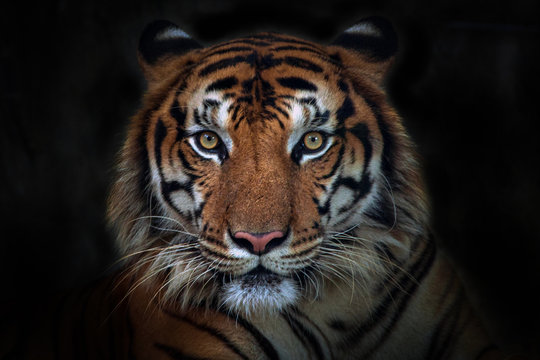
#> input picture task2/assets/tiger.jpg, 540 x 360 px, found by its file name
$ jupyter execute week2_task1.ipynb
#> lines starting #> are read from the running program, lines starting #| are printed output that depends on the picture
#> further down, image is the input picture: shape (360, 540, 3); mean B, G, R 28.2, 31.6, 37.1
[cell 1]
import cv2
import numpy as np
import matplotlib.pyplot as plt

# Sharpening using smooth filters

> We've seen that smooth filters are used to blur and remove info from the image.
<br>
In this part your task is to do the opposite ! Use them to actually make the image sharper

- hint: $$g_{\text{sharp}} = f + \gamma \left( f - h_{\text{blur}} * f \right)$$

[cell 2]
def sharpen_image(image, kernel_size=(7, 7), gamma=2):

  # TODO: Apply a smoothing filter (e.g., Gaussian blur)
#> called with kernel_size = (7, 7), gamma = 2
  gaussian_blur = cv2.GaussianBlur(image, kernel_size, 0)
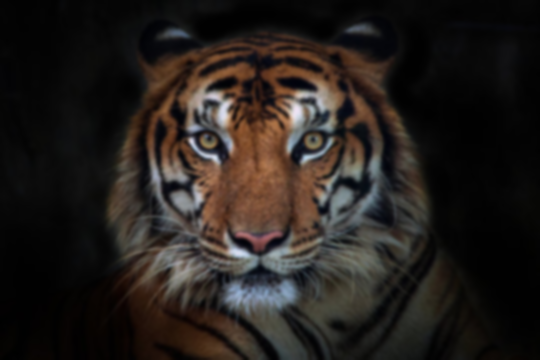
#> gaussian_blur: shape (360, 540, 3); mean R, G, B 37.1, 31.6, 28.2
  #Trying other filters
  #box_blur = cv2.filter2D(image, -1, np.ones(kernel_size, np.float32)/49)
  #median_blur = cv2.medianBlur(image, 7)
  #bilateral_blur = cv2.bilateralFilter(image, 7, 75, 75)

  # TODO: Calculate the difference between the original and blurred image
  difference_img = cv2.subtract(image, gaussian_blur)
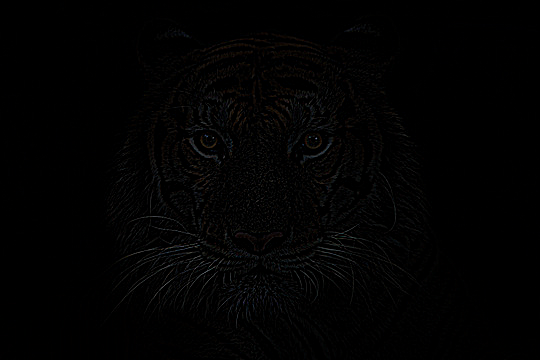
#> difference_img: shape (360, 540, 3); mean R, G, B 2.1, 2, 2
  #Trying other filters
  #difference_img = cv2.subtract(image, box_blur)
  #difference_img = cv2.subtract(image, median_blur)
  #difference_img = cv2.subtract(image, bilateral_blur)


  # TODO: Apply the gamma factor
  gamma = float(gamma) # Convert gamma to float to ensure precise calculations and avoid type mismatch errors during cv2.multiply
  sharpened_detail = cv2.multiply(difference_img.astype(np.float32), gamma)

  # TODO:
  # Add the sharpened detail back to the original image
  sharpened_img = cv2.add(image.astype(np.float32), sharpened_detail)
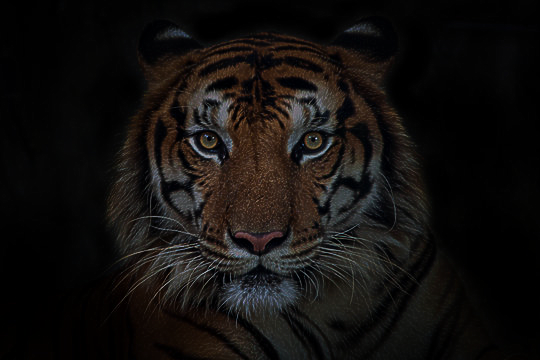
#> sharpened_img: shape (360, 540, 3) float32; mean R, G, B 41.3, 35.6, 32.2; drawn with min black and max white
  # Convert sharpened_detail to the same data type as the original image
  sharpened_img = np.clip(sharpened_img, 0, 255).astype(image.dtype)
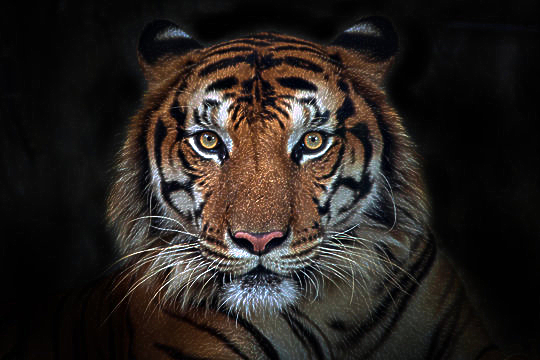
#> sharpened_img: shape (360, 540, 3); mean R, G, B 41.3, 35.6, 32
  # return the sharp image and the blur one
  return sharpened_img, gaussian_blur

#Load the image
image = cv2.imread('tiger.jpg')

# Convert the image from BGR (default in OpenCV) to RGB (default in matplotlib)
image = cv2.cvtColor(image, cv2.COLOR_BGR2RGB)
# Check if the image was successfully loaded
if image is not None:
  sharpened_img, blur = sharpen_image(image)
  """cv2_imshow(image)
  cv2_imshow(sharpened_img)
  cv2_imshow(blur)
  cv2.waitKey(0)
  cv2.destroyAllWindows()"""
  # Create a figure to display images with matplotlib
  plt.figure(figsize=(15, 6))

  plt.subplot(1, 3, 1)
  plt.imshow(image)
  plt.title('Original')
  plt.axis('off')

  plt.subplot(1, 3, 2)
  plt.imshow(sharpened_img)
  plt.title('Sharpened')
  plt.axis('off')

  plt.subplot(1, 3, 3)
  plt.imshow(blur)
  plt.title('Blur')
  plt.axis('off')

  plt.tight_layout()
  plt.show()
else:
  # Handle the case where the image was not loaded properly
  print("Error: Could not load image.")

$ run again, with task2/assets/bird.jpg copied over task2/assets/tiger.jpg
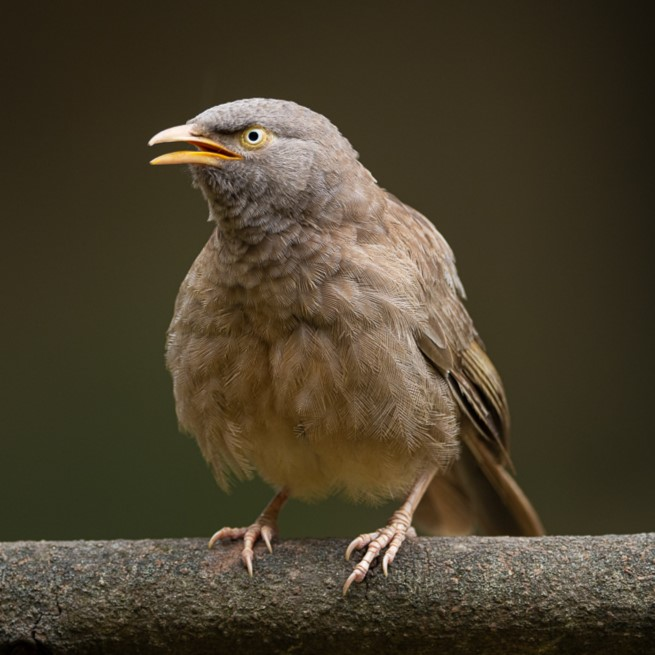
#> input picture task2/assets/bird.jpg, 655 x 655 px, found by its file name
#> image is the input picture: shape (655, 655, 3); mean B, G, R 44.7, 64, 73.6
#> in sharpen_image, `sharpened_img = cv2.add(image.astype(np.float32), sharpened_detail)`:
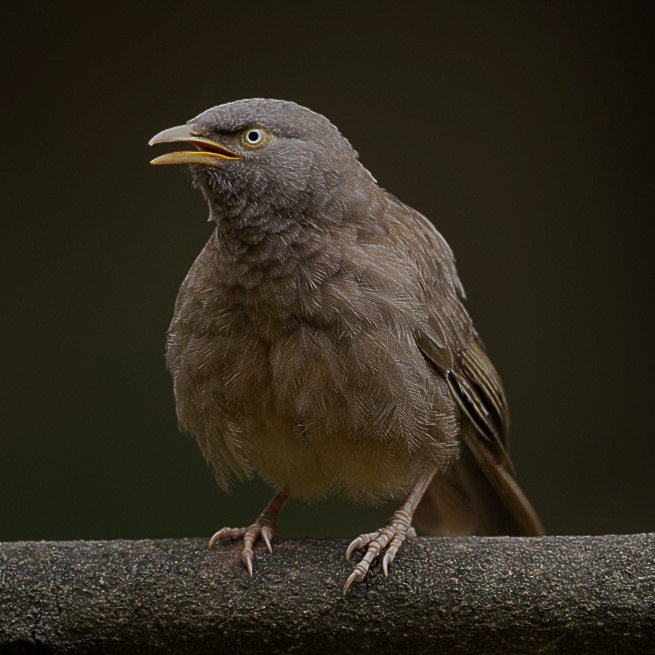
#> sharpened_img: shape (655, 655, 3) float32; mean R, G, B 77.2, 67.5, 48.3; drawn with min black and max white
#> `plt.show()`:
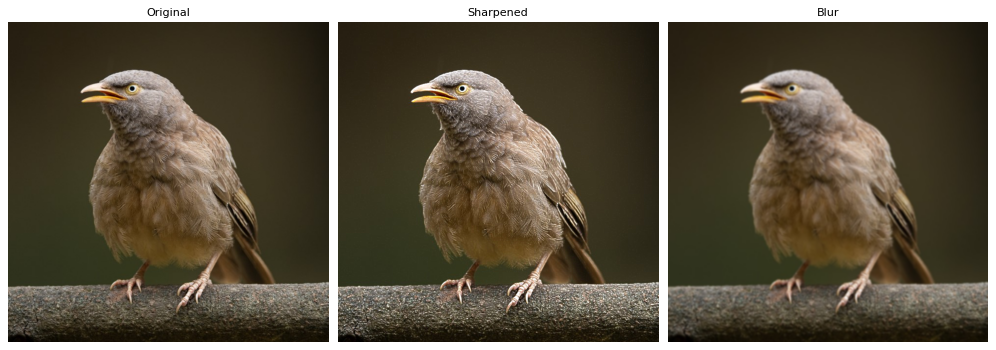
#> figure drawn by matplotlib, 3 panels

$ run again, with task2/assets/niagara.jpg copied over task2/assets/tiger.jpg
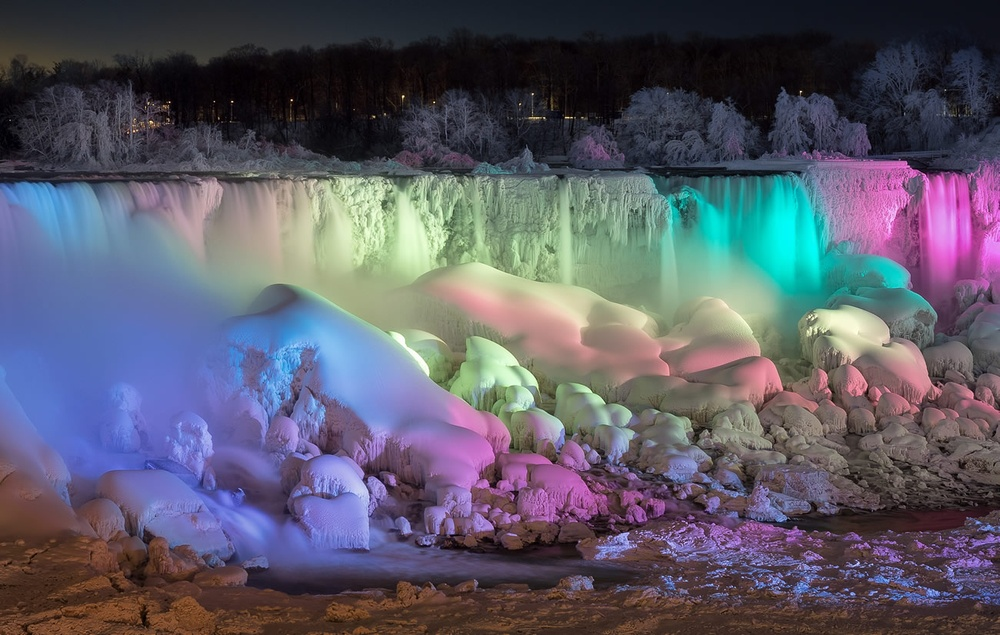
#> input picture task2/assets/niagara.jpg, 1000 x 635 px, shrunk from 1300 x 825 before the run, found by its file name
#> image is the input picture: shape (635, 1000, 3); mean B, G, R 103.9, 89.8, 90.8
#> in sharpen_image, `sharpened_img = cv2.add(image.astype(np.float32), sharpened_detail)`:
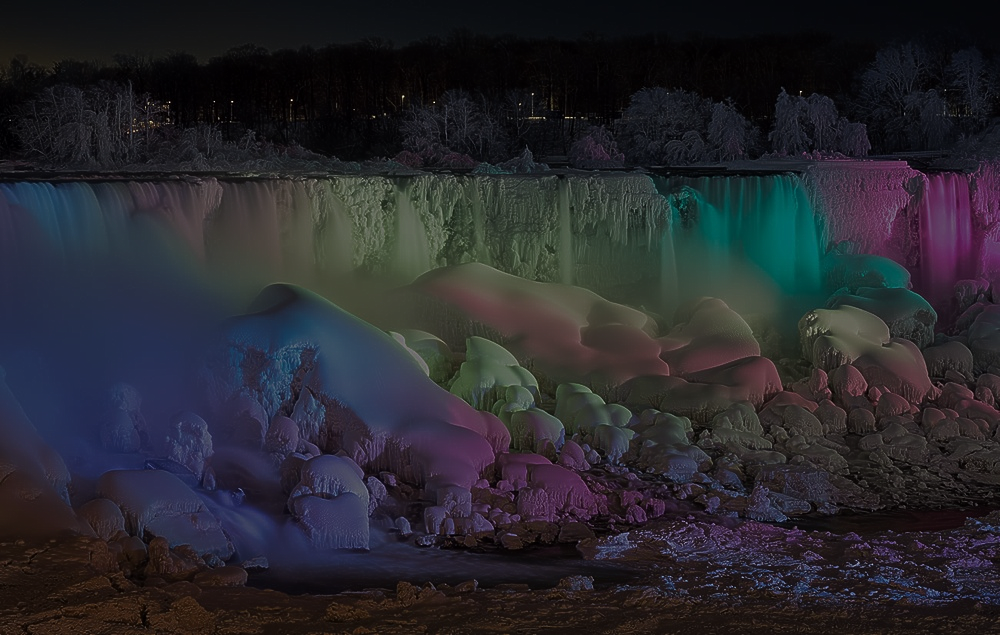
#> sharpened_img: shape (635, 1000, 3) float32; mean R, G, B 95.9, 94.8, 109.1; drawn with min black and max white
#> `plt.show()`:
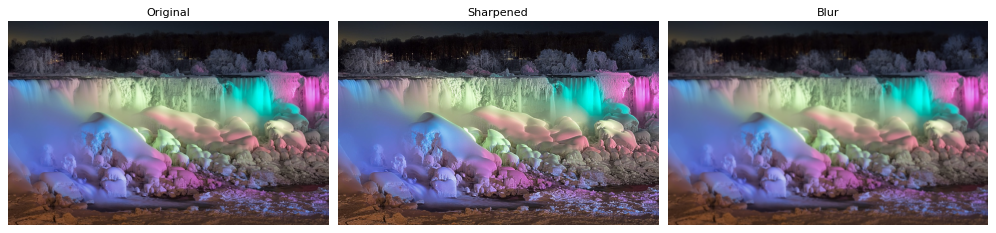
#> figure drawn by matplotlib, 3 panels
